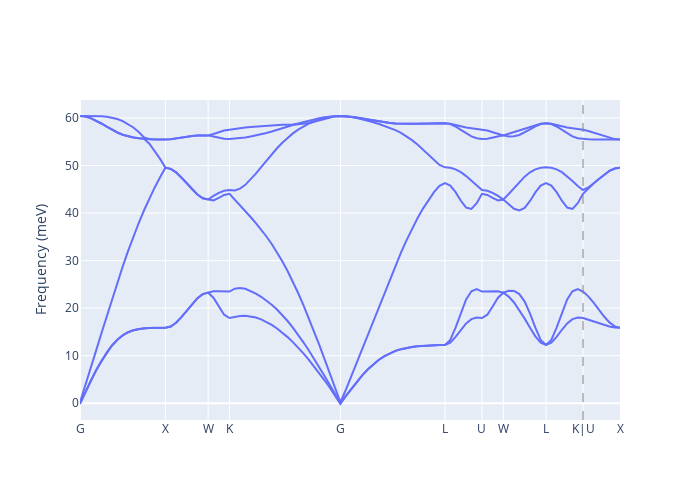

Write notebook code for a chart like this one.
### Markdown cell above
### 2.4 フォノン分散の計算

`PostPhononBandFeature`は、`ForceConstantFeature`の計算結果を利用します。
対象性の高い点のパスを指定する際はラベルの列を指定します。
ここでは、G -> X -> W -> K -> G -> L -> U -> W -> L -> K と U -> X というパスでのフォノン振動数を計算してフォノン分散を得ています。

### Code cell
from matlantis_features.features.phonon import PostPhononBandFeature

band = PostPhononBandFeature()
band_results = band(
    force_constant, 
    labels = ['G', 'X', 'W', 'K', 'G', 'L', 'U', 'W', 'L', 'K', '|', 'U', 'X'], 
    total_n_kpts = 100,
)
fig = band_results.plot()
fig.update_layout(width=700, height=500)
